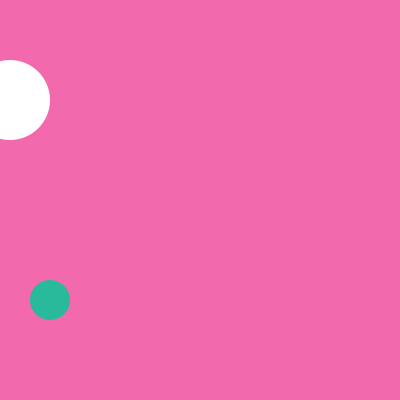
Frame 1 (no input)
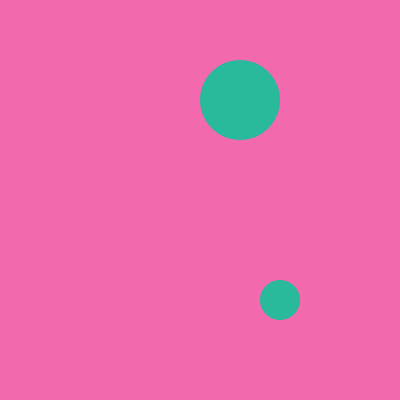
Frame 60 (the mouse pressed at the canvas centre just before this capture)
Frame 120 (the mouse held since frame 60 and released just before this capture): identical to frame 60, image omitted

The Processing sketch that drew these frames (run headless with seeded random() and noise(); from frame 60 on, the mouse is pressed at the canvas centre):

// Processing sketch: processing_55021
// ── processing_55021.pde

//sets up the parameters that stay constant
void setup() {
  //smoothes the circles
  smooth();
  //size of the window
  size(400,400);
}
//float=decimal value, initial position of y and integer i
float y =0.0;
float i=0.0;
void draw() {
  //background color
  background(#F269AE);
  //no stroke around the circles
  noStroke();
  //circle position and size
      ellipse (i+10,100,80,80);
      //fill color
      fill(#29B99B);
      //if y value is greater than 300, y value is 0
    if (y>300){
    y=0;
  }
   
   //if integer i is greater than 300, i is 0, in all other cases i moves at a rate of +30
  if (i>300){
    i=0;
  }else{
    i+=30;
  }
    //smaller circle's position and size
     ellipse (i+20,300,40,40);
     //fill color
      fill(#29B99B);
      //if y position is greater than 300, y is 0
    if (y>300){
    y=0;
  }
  //if integer i is greater than 300, i is 0, in all other cases i moves at a rate of +100
  if (i>300){
    i=0;
  }else{
    i+=100;
  }
 
}
